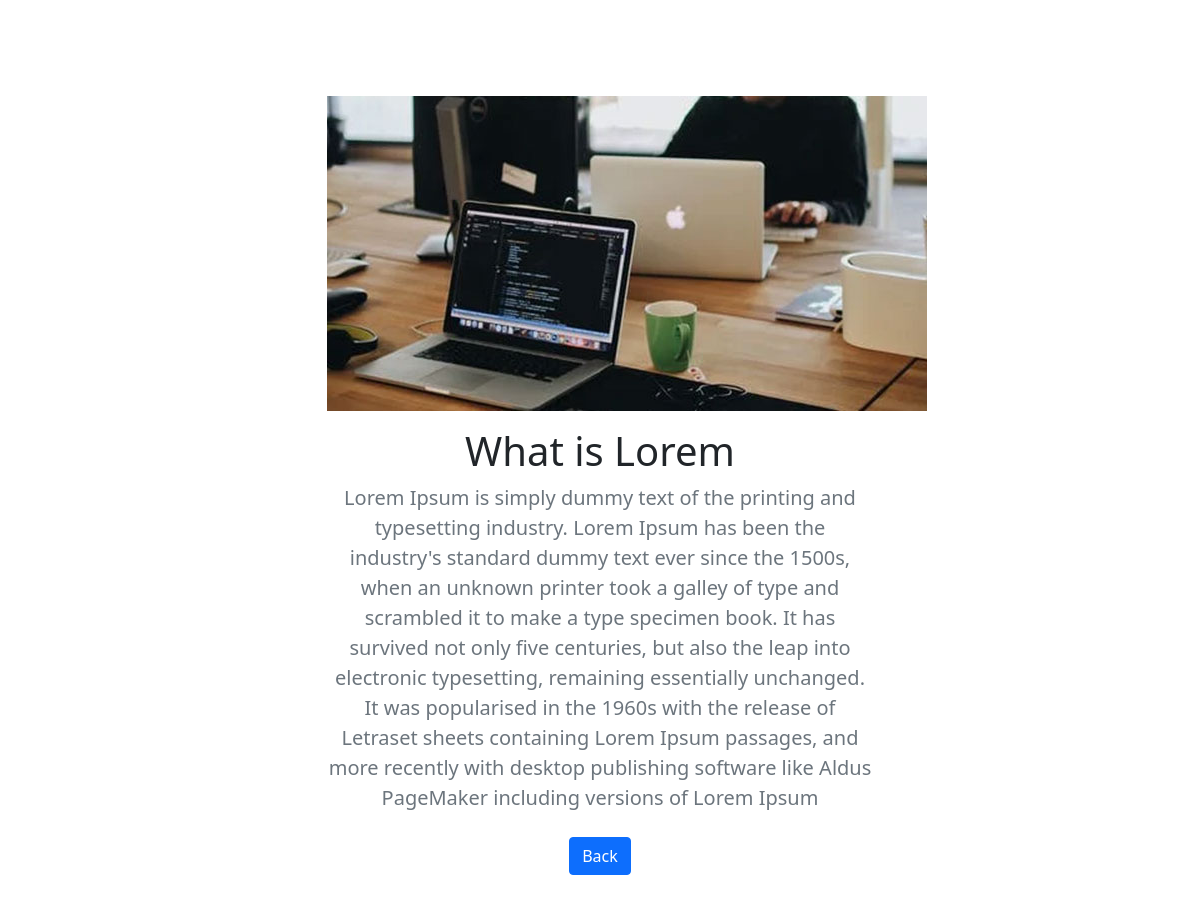
/detail/1, run on the app's committed database.
### projects/models.py (models this page shows, shortened)
class Project(models.Model):
    title = models.CharField(max_length=250)
    project_image = models.ImageField(upload_to='images/')
    description = models.TextField()

### projects/views.py (the view)
# urls.py: path('detail/<int:project_id>', projects.views.detail, name='detail'),
def detail(request, project_id):
    project_detail = get_object_or_404(Project, pk=project_id)
    return render(request, 'projects/detail.html', {'project':project_detail})

### projects/templates/projects/detail.html (shortened to what this page needs)
<!doctype html>
<html lang="en">
    {% load static %}
  <head>
    <link href="{% static 'css/bootstrap.min.css' %}" rel="stylesheet">
  </head>
  <body>
<main>
  <section class="py-5 text-center container">
    <div class="row py-lg-5">
      <div class="col-lg-6 col-md-8 mx-auto">
          <img class="mb-3" src="{{ project.project_image.url }}" alt="">
        <h1 class="fw-light">{{ project.title }}</h1>
        <p class="lead text-muted">{{ project.description }}</p>
        <p>
          <a href="{% url 'home' %}" class="btn btn-primary my-2">Back</a>
        </p>
      </div>
    </div>
  </section>
</main>
  </body>
</html>

### data on the page
Project: project_image (picture), title "What is Lorem", description "Lorem Ipsum is simply dummy text of the printing and typesetting industry. Lorem Ipsum has been the industry's standard dummy text ever since the 1500s, when an unknown printer took a galley of type and scrambled it to make a type specimen book. It has survived not only five centuries, but also the leap into electronic typesetting, remaining essentially unchanged. It was popularised in the 1960s with the release of Letraset sheets containing Lorem Ipsum passages, and more recently with desktop publishing software like Aldus PageMaker including versions of Lorem Ipsum"
